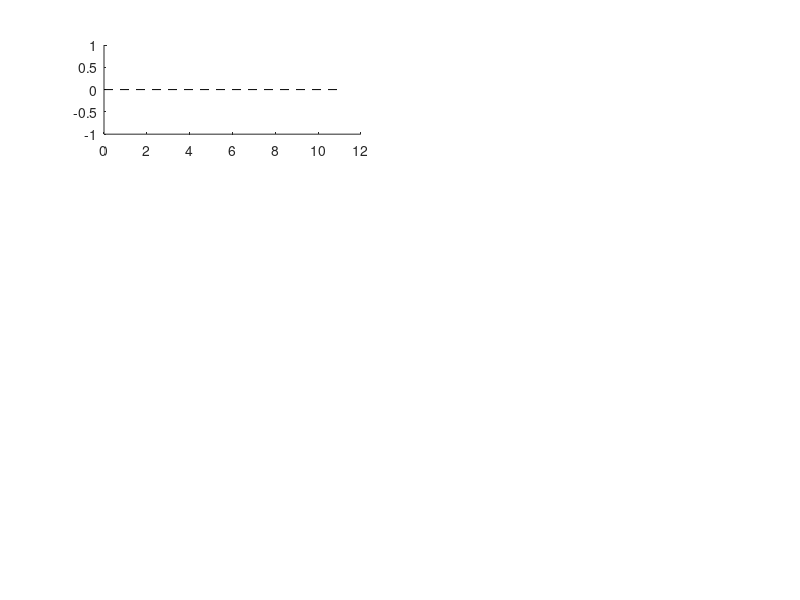

Source code (MATLAB): (Note: this script raises an error after producing the figure.)
function mockdata_plots

% Plot results of mockdata runs for state space IPM manuscript

% Fig 1a: Plot estimated values of F for 'baseline' runs

figure(1)
clf
set(gcf,'units','cent','position',[10,10,12.9 18])


% ------------------------------------------------------
% Loop over 3 'true' values then 10 runs in each one
Fs = {'0.0','0.05','0.1'};
Savename_Base1 = 'mockdata_fits_June2015/SMYS_mockdata_F';
Savename_Base2 = '_baseline_28May2015';
nchains = 2;
nruns = 10; %
burn = 2e3; % burn-in

Colors = {'k','k','k'};
Marker = {'o','o','o'};
Subplots = [1 3 5];

for f = 1:3
    
    
subplot(4,2,Subplots(f))
hold on
    
    % Plot actual value
    plot([0,11],repmat(str2num(Fs{f}),[1,2]),'k--');
   Parm_overall = []; %to hold the combined posterior
    for i = 1:nruns
        
        % Read in data
        Sname = strcat(Savename_Base1,Fs{f},Savename_Base2,'_R',num2str(i),'_fit.mat');
        load(Sname,'mc_str')
      
        % Combine values, do convergence diagnostics (based on Gelman & Shirley 2011)
        Parm = []; L = []; 
        vLwithin = nan(length(mc_str),1);
        for n = 1:nchains
        Parm = [Parm(:); mc_str(n).parm_vec(burn:end,2)];
        L = [L(:); mc_str(n).L(burn:end)'];
        vLwithin(n) = var(mc_str(n).L(burn:end));
        end

Rhat = sqrt(var(L)/mean(vLwithin));
if Rhat > 1.1 % if there might be a convergence problem
    keyboard
end
        
        plot(i,mean(Parm(:)),'marker',Marker{f},'color',Colors{f})
        plot([i i],quantile(Parm,[0.025 0.975]),'k-','color',Colors{f})
        
        Parm_overall = [Parm_overall; Parm(:)];
        
    end % end i
if f ==1
    set(gca,'ylim',[-0.005 0.03])
    set(gca,'ytick',0.0:0.01:0.3,'xtick',[])
elseif f ==2
    set(gca,'ylim',[0.03 0.08])
    set(gca,'ytick',0.0:0.01:0.3,'xtick',[])
else
    set(gca,'ylim',[0.0 0.18])
    set(gca,'ytick',0.0:0.04:0.3,'xtick',[])
end
set(gca,'xlim',[0 11])
set(gca,'tickdir','out','ticklength',[0.015 0.015])

mean(Parm_overall)
quantile(Parm_overall,[0.025 0.975])

end % end f
% ------------------------------------------------------

% ------------------------------------------------------
% Then also plot the values for split runs  - 0.05/0.0
Savename_Base = 'mockdata_fits_June2015/SMYS_mockdata_F0.05_0.0_baseline_28May2015';
nchains = 2;
nruns = 10; 
burn = 1e3; % burn-in

subplot(4,2,7)
hold on

    % Plot actual value
    plot([0,11],[0.0 0.0],'k--');
    plot([0,11],[0.05 0.05],'k--');
   
    for i = 1:nruns
        
        % Read in data
        Sname = strcat(Savename_Base,'_R',num2str(i),'_fit.mat');
        load(Sname,'mc_str')
        
        % Combine values, do convergence diagnostics (based on Gelman & Shirley 2011)
        Parm = []; L = []; 
        vLwithin = nan(length(mc_str),1);
        for n = 1:nchains
        Parm = [Parm(:); mc_str(n).parm_vec(burn:end,1)];
        L = [L(:); mc_str(n).L(burn:end)'];
        vLwithin(n) = var(mc_str(n).L(burn:end));
        end
        
        % clip out parts of the chain that did not converge:
        if i == 2 || i == 5
            L = L(1:2.9e3); Parm = Parm(1:2.9e3); vLwithin = var(L);
          %  
          elseif i == 5
            keyboard
        end
        
        Rhat = sqrt(var(L)/mean(vLwithin));
        if Rhat > 1.1 % if there might be a convergence problem
        keyboard
        end
        
        plot(i,mean(Parm(:)),'marker','d','color','b')
        plot([i i],quantile(Parm,[0.025 0.975]),'k-','color','b')
        
        % Combine values - F2
        Parm = [];
        for n = 1:nchains
        Parm = [Parm(:), mc_str(n).parm_vec(burn:end,2)];
        end
        
        if i == 2 || i == 5
            Parm = Parm(1:2.9e3); 
        
        end
        
        plot(i,mean(Parm(:)),'ko')
        plot([i i],quantile(Parm,[0.025 0.975]),'k-')
        
        
    end % end i

set(gca,'xlim',[0 11],'ylim',[-0.005 0.06])
set(gca,'ytick',0.0:0.02:0.3,'xtick',[])
set(gca,'tickdir','out','ticklength',[0.02 0.02])
    
% ------------------------------------------------------

% ------------------------------------------------------
% Fig 1b-d: Plot estimated values of F for 'worse' runs
SubP = [2 4 6];

% Loop over 3 'true' values then 10 runs in each one
Fs = {'7years','3years','10bin'};
Savename_Base1 = 'mockdata_fits_June2015/SMYS_mockdata_F0.05_';
Savename_Base2 = '_28May2015';
nchains = 2;
nruns = 10; % expand to 10 eventually
burn = 1e3; % burn-in

for f = 1:3
    
    subplot(4,2,SubP(f))
    hold on
    
    % Plot actual value
    plot([0,11],[0.05 0.05],'k--');
   
    for i = 1:nruns
        
        % Read in data
        Sname = strcat(Savename_Base1,Fs{f},Savename_Base2,'_R',num2str(i),'_fit.mat');
        load(Sname,'mc_str')
        
        % Combine values
        % Combine values, do convergence diagnostics (based on Gelman & Shirley 2011)
        Parm = []; L = []; 
        vLwithin = nan(length(mc_str),1);
        for n = 1:nchains
        Parm = [Parm(:); mc_str(n).parm_vec(burn:end,2)];
        L = [L(:); mc_str(n).L(burn:end)'];
        vLwithin(n) = var(mc_str(n).L(burn:end));
        end
        
        % clip out some chains that did not converge
        if f == 1
        elseif f == 2
         if i == 9
        L = L(1:2.9e3); Parm = Parm(1:2.9e3); vLwithin = var(L);
         end
        elseif f == 3
            if  i == 5
                L = L(7e3:end); Parm = Parm(7e3:end); vLwithin = var(L);
            end
        end
        
        Rhat = sqrt(var(L)/mean(vLwithin));
        if Rhat > 1.1 % if there might be a convergence problem
        keyboard
        end
        
        plot(i,mean(Parm),'ko')
        plot([i i],quantile(Parm,[0.025 0.975]),'k-')
        
        
    end % end i
    
set(gca,'xlim',[0 11],'ylim',[-0.01 0.08])
set(gca,'ytick',0:0.02:0.3,'xtick',[])
set(gca,'tickdir','out','ticklength',[0.015 0.015])
end % end f


%%%%%%%%%%%%%%%%%%%%%%%%%%%%%%%
% Fig 2: plot recruitment
figure(2)
clf
set(gcf,'units','cent','position',[20,10,19 12])

Colors = {'k','b','r'};
Marker = {'o','^','d'};
Msize = 4;

Fs = {'0.0','0.05','0.1'};
Savename_Base1 = 'mockdata_fits_June2015/SMYS_mockdata_F';
Savename_Base2 = '_baseline_28May2015';
for f = 1:3
    
    % Plot actual value
    plot([0,11],repmat(0,[1,2]),'k-'); % mean of 50, lognormally distributed
    
    for i = 1:nruns
        
        % Read in data
        Sname = strcat(Savename_Base1,Fs{f},Savename_Base2,'_R',num2str(i),'_fit.mat');
        load(Sname,'mc_str')

       % Combine values
        Parm = [];
        for n = 1:nchains
        Parm = [Parm; mc_str(n).parm_vec(burn:end,3:14)];
        end
       
                % Get rid of non-converged runs:
        if f == 1
            if i == 3 || i == 10
                Parm = Parm(3.1e3:end,:); 
            elseif i == 6
                Parm = Parm(1:2.9e3,:);
            end
        elseif f == 2
            if i == 1
                Parm = Parm(3.1e3:end,:); 
            elseif i == 5
                Parm = Parm(1:2.9e3,:); 
            end
        elseif f == 3
            if i == 1
                Parm = Parm(1:2.9e3,:); 
            end
        end
        
        % Read in original data with actual values
        Sname = strcat('mockdata_May2015/SMYS_mockdata_F',Fs{f},Savename_Base2,'_R',num2str(i),'.mat');
        load(Sname)

        R = Parm(:,1:end-2) - repmat(log(RF.Ractual(9:end))',[size(Parm,1),1]); % difference between actual and estimated value
        
        subplot(2,1,1)
        hold on
        plot([0 12],[0 0],'k--')
        for j = 1:size(R,2)
        Rind = (rand-0.5)*0.4;
        plot(i+f/3+Rind,mean(R(:,j)),'marker',Marker{f},'color',Colors{f},'markersize',Msize)
        plot([i i]+f/3+Rind,quantile(R(:,j),[0.025 0.975]),'k-','color',Colors{f})
        end
        
        subplot(2,1,2)
        hold on
        plot(i+f/3,mean(Parm(:,end)),'marker',Marker{f},'color',Colors{f})
        plot([i i]+f/3,quantile(Parm(:,end),[0.025 0.975]),'k-','color',Colors{f})
        ylim([-0.01 0.3])
        
    end % end i

end % end f

for i = 1:2
    subplot(2,1,i)
set(gca,'xlim',[1 11.5])
set(gca,'tickdir','out','ticklength',[0.015 0.015])
end


% ------------------------------------------------------

    

